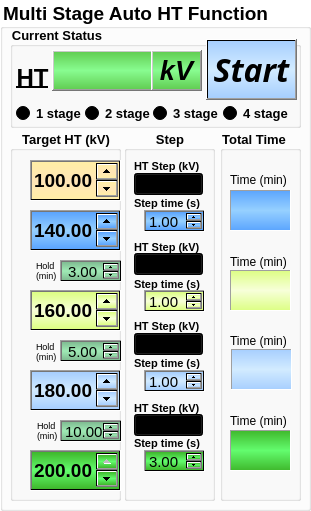
  <widget class="QGroupBox" name="groupBox">
   <property name="geometry">
    <rect>
     <x>5</x>
     <y>1</y>
     <width>311</width>
     <height>511</height>
    </rect>
   </property>
   <property name="font">
    <font>
     <family>Arial</family>
     <pointsize>14</pointsize>
     <weight>75</weight>
     <bold>true</bold>
    </font>
   </property>
   <property name="autoFillBackground">
    <bool>false</bool>
   </property>
   <property name="styleSheet">
    <string notr="true">background-color: qlineargradient(spread:pad, x1:0, y1:0, x2:1, y2:0, stop:0 rgba(225, 225, 225, 0));</string>
   </property>
   <property name="title">
    <string>Multi Stage Auto HT Function</string>
   </property>
   <property name="alignment">
    <set>Qt::AlignLeading|Qt::AlignLeft|Qt::AlignVCenter</set>
   </property>
   <widget class="QGroupBox" name="groupBox_3">
    <property name="geometry">
     <rect>
      <x>10</x>
      <y>130</y>
      <width>111</width>
      <height>371</height>
     </rect>
    </property>
    <property name="font">
     <font>
      <family>Arial</family>
      <pointsize>10</pointsize>
      <weight>75</weight>
      <bold>true</bold>
     </font>
    </property>
    <property name="title">
     <string>Target HT (kV)</string>
    </property>
    <property name="alignment">
     <set>Qt::AlignCenter</set>
    </property>
    <widget class="QDoubleSpinBox" name="doubleSpinBox_HT5">
     <property name="geometry">
      <rect>
       <x>20</x>
       <y>320</y>
       <width>91</width>
       <height>41</height>
      </rect>
     </property>
     <property name="font">
      <font>
       <family>Arial</family>
       <pointsize>14</pointsize>
       <weight>75</weight>
       <bold>true</bold>
      </font>
     </property>
     <property name="styleSheet">
      <string notr="true">background-color: qlineargradient(spread:reflect, x1:0, y1:0, x2:0, y2:0.5, stop:0 rgba(62, 183, 43, 255), stop:1 rgba(99, 252, 110, 255));</string>
     </property>
     <property name="alignment">
      <set>Qt::AlignRight|Qt::AlignTrailing|Qt::AlignVCenter</set>
     </property>
     <property name="maximum">
      <double>200.000000000000000</double>
     </property>
     <property name="value">
      <double>200.000000000000000</double>
     </property>
    </widget>
    <widget class="QDoubleSpinBox" name="doubleSpinBox_ST2">
     <property name="geometry">
      <rect>
       <x>50</x>
       <y>130</y>
       <width>62</width>
       <height>22</height>
      </rect>
     </property>
     <property name="font">
      <font>
       <family>Arial</family>
       <pointsize>11</pointsize>
      </font>
     </property>
     <property name="styleSheet">
      <string notr="true">background-color: qlineargradient(spread:reflect, x1:0, y1:0, x2:0, y2:0.5, stop:0 rgba(127, 187, 145, 255), stop:1 rgba(159, 234, 181, 255));</string>
     </property>
     <property name="alignment">
      <set>Qt::AlignCenter</set>
     </property>
     <property name="value">
      <double>3.000000000000000</double>
     </property>
    </widget>
    <widget class="QDoubleSpinBox" name="doubleSpinBox_HT1">
     <property name="geometry">
      <rect>
       <x>20</x>
       <y>30</y>
       <width>91</width>
       <height>41</height>
      </rect>
     </property>
     <property name="font">
      <font>
       <family>Arial</family>
       <pointsize>14</pointsize>
       <weight>75</weight>
       <bold>true</bold>
      </font>
     </property>
     <property name="styleSheet">
      <string notr="true">background-color: qlineargradient(spread:reflect, x1:0, y1:0, x2:0, y2:0.528, stop:0 rgba(255, 238, 165, 255), stop:1 rgba(255, 229, 183, 255));</string>
     </property>
     <property name="alignment">
      <set>Qt::AlignRight|Qt::AlignTrailing|Qt::AlignVCenter</set>
     </property>
     <property name="maximum">
      <double>200.000000000000000</double>
     </property>
     <property name="value">
      <double>100.000000000000000</double>
     </property>
    </widget>
    <widget class="QDoubleSpinBox" name="doubleSpinBox_HT2">
     <property name="geometry">
      <rect>
       <x>20</x>
       <y>80</y>
       <width>91</width>
       <height>41</height>
      </rect>
     </property>
     <property name="font">
      <font>
       <family>Arial</family>
       <pointsize>14</pointsize>
       <weight>75</weight>
       <bold>true</bold>
      </font>
     </property>
     <property name="styleSheet">
      <string notr="true">background-color: qlineargradient(spread:reflect, x1:0, y1:0, x2:0, y2:0.5, stop:0 rgba(90, 164, 254, 255), stop:1 rgba(150, 208, 255, 255));</string>
     </property>
     <property name="alignment">
      <set>Qt::AlignRight|Qt::AlignTrailing|Qt::AlignVCenter</set>
     </property>
     <property name="maximum">
      <double>200.000000000000000</double>
     </property>
     <property name="value">
      <double>140.000000000000000</double>
     </property>
    </widget>
    <widget class="QDoubleSpinBox" name="doubleSpinBox_HT4">
     <property name="geometry">
      <rect>
       <x>20</x>
       <y>240</y>
       <width>91</width>
       <height>41</height>
      </rect>
     </property>
     <property name="font">
      <font>
       <family>Arial</family>
       <pointsize>14</pointsize>
       <weight>75</weight>
       <bold>true</bold>
      </font>
     </property>
     <property name="styleSheet">
      <string notr="true">background-color: qlineargradient(spread:reflect, x1:0, y1:0, x2:0, y2:0.5, stop:0 rgba(166, 206, 254, 255), stop:1 rgba(210, 235, 255, 255));</string>
     </property>
     <property name="alignment">
      <set>Qt::AlignRight|Qt::AlignTrailing|Qt::AlignVCenter</set>
     </property>
     <property name="maximum">
      <double>200.000000000000000</double>
     </property>
     <property name="value">
      <double>180.000000000000000</double>
     </property>
    </widget>
    <widget class="QDoubleSpinBox" name="doubleSpinBox_ST4">
     <property name="geometry">
      <rect>
       <x>50</x>
       <y>290</y>
       <width>62</width>
       <height>22</height>
      </rect>
     </property>
     <property name="font">
      <font>
       <family>Arial</family>
       <pointsize>11</pointsize>
      </font>
     </property>
     <property name="styleSheet">
      <string notr="true">background-color: qlineargradient(spread:reflect, x1:0, y1:0, x2:0, y2:0.5, stop:0 rgba(127, 187, 145, 255), stop:1 rgba(159, 234, 181, 255));</string>
     </property>
     <property name="alignment">
      <set>Qt::AlignCenter</set>
     </property>
     <property name="value">
      <double>10.000000000000000</double>
     </property>
    </widget>
    <widget class="QDoubleSpinBox" name="doubleSpinBox_ST3">
     <property name="geometry">
      <rect>
       <x>50</x>
       <y>210</y>
       <width>62</width>
       <height>22</height>
      </rect>
     </property>
     <property name="font">
      <font>
       <family>Arial</family>
       <pointsize>11</pointsize>
      </font>
     </property>
     <property name="styleSheet">
      <string notr="true">background-color: qlineargradient(spread:reflect, x1:0, y1:0, x2:0, y2:0.5, stop:0 rgba(127, 187, 145, 255), stop:1 rgba(159, 234, 181, 255));</string>
     </property>
     <property name="alignment">
      <set>Qt::AlignCenter</set>
     </property>
     <property name="value">
      <double>5.000000000000000</double>
     </property>
    </widget>
    <widget class="QDoubleSpinBox" name="doubleSpinBox_HT3">
     <property name="geometry">
      <rect>
       <x>20</x>
       <y>160</y>
       <width>91</width>
       <height>41</height>
      </rect>
     </property>
     <property name="font">
      <font>
       <family>Arial</family>
       <pointsize>14</pointsize>
       <weight>75</weight>
       <bold>true</bold>
      </font>
     </property>
     <property name="styleSheet">
      <string notr="true">background-color: qlineargradient(spread:reflect, x1:0, y1:0, x2:0, y2:0.5, stop:0 rgba(220, 254, 130, 255), stop:1 rgba(247, 255, 217, 255));</string>
     </property>
     <property name="alignment">
      <set>Qt::AlignRight|Qt::AlignTrailing|Qt::AlignVCenter</set>
     </property>
     <property name="maximum">
      <double>200.000000000000000</double>
     </property>
     <property name="value">
      <double>160.000000000000000</double>
     </property>
    </widget>
    <widget class="QLabel" name="label_9">
     <property name="geometry">
      <rect>
       <x>26</x>
       <y>125</y>
       <width>31</width>
       <height>31</height>
      </rect>
     </property>
     <property name="font">
      <font>
       <family>Arial</family>
       <pointsize>7</pointsize>
      </font>
     </property>
     <property name="text">
      <string>Hold
(min)</string>
     </property>
    </widget>
    <widget class="QLabel" name="label_10">
     <property name="geometry">
      <rect>
       <x>26</x>
       <y>206</y>
       <width>31</width>
       <height>31</height>
      </rect>
     </property>
     <property name="font">
      <font>
       <family>Arial</family>
       <pointsize>7</pointsize>
      </font>
     </property>
     <property name="text">
      <string>Hold
(min)</string>
     </property>
    </widget>
    <widget class="QLabel" name="label_11">
     <property name="geometry">
      <rect>
       <x>27</x>
       <y>285</y>
       <width>31</width>
       <height>31</height>
      </rect>
     </property>
     <property name="font">
      <font>
       <family>Arial</family>
       <pointsize>7</pointsize>
      </font>
     </property>
     <property name="text">
      <string>Hold
(min)</string>
     </property>
    </widget>
   </widget>
   <widget class="QGroupBox" name="groupBox_4">
    <property name="geometry">
     <rect>
      <x>124</x>
      <y>130</y>
      <width>91</width>
      <height>371</height>
     </rect>
    </property>
    <property name="font">
     <font>
      <family>Arial</family>
      <pointsize>10</pointsize>
      <weight>75</weight>
      <bold>true</bold>
     </font>
    </property>
    <property name="title">
     <string>Step</string>
    </property>
    <property name="alignment">
     <set>Qt::AlignCenter</set>
    </property>
    <widget class="QDoubleSpinBox" name="doubleSpinBox_step4">
     <property name="geometry">
      <rect>
       <x>20</x>
       <y>320</y>
       <width>61</width>
       <height>22</height>
      </rect>
     </property>
     <property name="font">
      <font>
       <family>Arial</family>
       <pointsize>11</pointsize>
      </font>
     </property>
     <property name="styleSheet">
      <string notr="true">background-color: qlineargradient(spread:reflect, x1:0, y1:0, x2:0, y2:0.5, stop:0 rgba(62, 183, 43, 255), stop:1 rgba(99, 252, 110, 255));</string>
     </property>
     <property name="value">
      <double>3.000000000000000</double>
     </property>
    </widget>
    <widget class="QComboBox" name="comboBox">
     <property name="geometry">
      <rect>
       <x>10</x>
       <y>43</y>
       <width>69</width>
       <height>22</height>
      </rect>
     </property>
     <property name="font">
      <font>
       <family>Arial</family>
       <pointsize>12</pointsize>
       <weight>75</weight>
       <bold>true</bold>
      </font>
     </property>
     <property name="styleSheet">
      <string notr="true">background-color: qlineargradient(spread:reflect, x1:0, y1:0, x2:0, y2:0.5, stop:0 rgba(90, 164, 254, 255), stop:1 rgba(150, 208, 255, 255));</string>
     </property>
     <item>
      <property name="text">
       <string>0.05</string>
      </property>
     </item>
     <item>
      <property name="text">
       <string>0.1</string>
      </property>
     </item>
     <item>
      <property name="text">
       <string>0.2</string>
      </property>
     </item>
     <item>
      <property name="text">
       <string>0.5</string>
      </property>
     </item>
     <item>
      <property name="text">
       <string>1.0</string>
      </property>
     </item>
     <item>
      <property name="text">
       <string>2.0</string>
      </property>
     </item>
     <item>
      <property name="text">
       <string>5.0</string>
      </property>
     </item>
     <item>
      <property name="text">
       <string>10</string>
      </property>
     </item>
    </widget>
    <widget class="QLabel" name="label_23">
     <property name="geometry">
      <rect>
       <x>10</x>
       <y>270</y>
       <width>71</width>
       <height>16</height>
      </rect>
     </property>
     <property name="font">
      <font>
       <family>Arial</family>
       <pointsize>8</pointsize>
       <weight>75</weight>
       <bold>true</bold>
      </font>
     </property>
     <property name="text">
      <string>HT Step (kV)</string>
     </property>
    </widget>
    <widget class="QLabel" name="label_22">
     <property name="geometry">
      <rect>
       <x>10</x>
       <y>305</y>
       <width>71</width>
       <height>16</height>
      </rect>
     </property>
     <property name="font">
      <font>
       <family>Arial</family>
       <pointsize>8</pointsize>
       <weight>75</weight>
       <bold>true</bold>
      </font>
     </property>
     <property name="text">
      <string>Step time (s)</string>
     </property>
    </widget>
    <widget class="QComboBox" name="comboBox_2">
     <property name="geometry">
      <rect>
       <x>10</x>
       <y>123</y>
       <width>69</width>
       <height>22</height>
      </rect>
     </property>
     <property name="font">
      <font>
       <family>Arial</family>
       <pointsize>12</pointsize>
       <weight>75</weight>
       <bold>true</bold>
      </font>
     </property>
     <property name="styleSheet">
      <string notr="true">background-color: qlineargradient(spread:reflect, x1:0, y1:0, x2:0, y2:0.5, stop:0 rgba(220, 254, 130, 255), stop:1 rgba(247, 255, 217, 255));</string>
     </property>
     <item>
      <property name="text">
       <string>0.05</string>
      </property>
     </item>
     <item>
      <property name="text">
       <string>0.1</string>
      </property>
     </item>
     <item>
      <property name="text">
       <string>0.2</string>
      </property>
     </item>
     <item>
      <property name="text">
       <string>0.5</string>
      </property>
     </item>
     <item>
      <property name="text">
       <string>1.0</string>
      </property>
     </item>
     <item>
      <property name="text">
       <string>2.0</string>
      </property>
     </item>
     <item>
      <property name="text">
       <string>5.0</string>
      </property>
     </item>
     <item>
      <property name="text">
       <string>10</string>
      </property>
     </item>
    </widget>
    <widget class="QLabel" name="label_21">
     <property name="geometry">
      <rect>
       <x>10</x>
       <y>188</y>
       <width>71</width>
       <height>16</height>
      </rect>
     </property>
     <property name="font">
      <font>
       <family>Arial</family>
       <pointsize>8</pointsize>
       <weight>75</weight>
       <bold>true</bold>
      </font>
     </property>
     <property name="text">
      <string>HT Step (kV)</string>
     </property>
    </widget>
    <widget class="QComboBox" name="comboBox_3">
     <property name="geometry">
      <rect>
       <x>10</x>
       <y>203</y>
       <width>69</width>
       <height>22</height>
      </rect>
     </property>
     <property name="font">
      <font>
       <family>Arial</family>
       <pointsize>12</pointsize>
       <weight>75</weight>
       <bold>true</bold>
      </font>
     </property>
     <property name="styleSheet">
      <string notr="true">background-color: qlineargradient(spread:reflect, x1:0, y1:0, x2:0, y2:0.5, stop:0 rgba(166, 206, 254, 255), stop:1 rgba(210, 235, 255, 255));</string>
     </property>
     <item>
      <property name="text">
       <string>0.05</string>
      </property>
     </item>
     <item>
      <property name="text">
       <string>0.1</string>
      </property>
     </item>
     <item>
      <property name="text">
       <string>0.2</string>
      </property>
     </item>
     <item>
      <property name="text">
       <string>0.5</string>
      </property>
     </item>
     <item>
      <property name="text">
       <string>1.0</string>
      </property>
     </item>
     <item>
      <property name="text">
       <string>2.0</string>
      </property>
     </item>
     <item>
      <property name="text">
       <string>5.0</string>
      </property>
     </item>
     <item>
      <property name="text">
       <string>10</string>
      </property>
     </item>
    </widget>
    <widget class="QLabel" name="label_15">
     <property name="geometry">
      <rect>
       <x>10</x>
       <y>28</y>
       <width>71</width>
       <height>16</height>
      </rect>
     </property>
     <property name="font">
      <font>
       <family>Arial</family>
       <pointsize>8</pointsize>
       <weight>75</weight>
       <bold>true</bold>
      </font>
     </property>
     <property name="text">
      <string>HT Step (kV)</string>
     </property>
    </widget>
    <widget class="QLabel" name="label_17">
     <property name="geometry">
      <rect>
       <x>10</x>
       <y>65</y>
       <width>71</width>
       <height>16</height>
      </rect>
     </property>
     <property name="font">
      <font>
       <family>Arial</family>
       <pointsize>8</pointsize>
       <weight>75</weight>
       <bold>true</bold>
      </font>
     </property>
     <property name="text">
      <string>Step time (s)</string>
     </property>
    </widget>
    <widget class="QDoubleSpinBox" name="doubleSpinBox_step2">
     <property name="geometry">
      <rect>
       <x>20</x>
       <y>160</y>
       <width>61</width>
       <height>22</height>
      </rect>
     </property>
     <property name="font">
      <font>
       <family>Arial</family>
       <pointsize>11</pointsize>
      </font>
     </property>
     <property name="styleSheet">
      <string notr="true">background-color: qlineargradient(spread:reflect, x1:0, y1:0, x2:0, y2:0.5, stop:0 rgba(220, 254, 130, 255), stop:1 rgba(247, 255, 217, 255));</string>
     </property>
     <property name="value">
      <double>1.000000000000000</double>
     </property>
    </widget>
    <widget class="QLabel" name="label_20">
     <property name="geometry">
      <rect>
       <x>10</x>
       <y>225</y>
       <width>71</width>
       <height>16</height>
      </rect>
     </property>
     <property name="font">
      <font>
       <family>Arial</family>
       <pointsize>8</pointsize>
       <weight>75</weight>
       <bold>true</bold>
      </font>
     </property>
     <property name="text">
      <string>Step time (s)</string>
     </property>
    </widget>
    <widget class="QDoubleSpinBox" name="doubleSpinBox_step1">
     <property name="geometry">
      <rect>
       <x>20</x>
       <y>80</y>
       <width>61</width>
       <height>22</height>
      </rect>
     </property>
     <property name="font">
      <font>
       <family>Arial</family>
       <pointsize>11</pointsize>
      </font>
     </property>
     <property name="styleSheet">
      <string notr="true">background-color: qlineargradient(spread:reflect, x1:0, y1:0, x2:0, y2:0.5, stop:0 rgba(90, 164, 254, 255), stop:1 rgba(150, 208, 255, 255));</string>
     </property>
     <property name="value">
      <double>1.000000000000000</double>
     </property>
    </widget>
    <widget class="QLabel" name="label_19">
     <property name="geometry">
      <rect>
       <x>10</x>
       <y>109</y>
       <width>71</width>
       <height>16</height>
      </rect>
     </property>
     <property name="font">
      <font>
       <family>Arial</family>
       <pointsize>8</pointsize>
       <weight>75</weight>
       <bold>true</bold>
      </font>
     </property>
     <property name="text">
      <string>HT Step (kV)</string>
     </property>
    </widget>
    <widget class="QLabel" name="label_18">
     <property name="geometry">
      <rect>
       <x>10</x>
       <y>146</y>
       <width>71</width>
       <height>16</height>
      </rect>
     </property>
     <property name="font">
      <font>
       <family>Arial</family>
       <pointsize>8</pointsize>
       <weight>75</weight>
       <bold>true</bold>
      </font>
     </property>
     <property name="text">
      <string>Step time (s)</string>
     </property>
    </widget>
    <widget class="QDoubleSpinBox" name="doubleSpinBox_step3">
     <property name="geometry">
      <rect>
       <x>20</x>
       <y>240</y>
       <width>61</width>
       <height>22</height>
      </rect>
     </property>
     <property name="font">
      <font>
       <family>Arial</family>
       <pointsize>11</pointsize>
      </font>
     </property>
     <property name="styleSheet">
      <string notr="true">background-color: qlineargradient(spread:reflect, x1:0, y1:0, x2:0, y2:0.5, stop:0 rgba(166, 206, 254, 255), stop:1 rgba(210, 235, 255, 255));</string>
     </property>
     <property name="value">
      <double>1.000000000000000</double>
     </property>
    </widget>
    <widget class="QComboBox" name="comboBox_4">
     <property name="geometry">
      <rect>
       <x>10</x>
       <y>284</y>
       <width>69</width>
       <height>22</height>
      </rect>
     </property>
     <property name="font">
      <font>
       <family>Arial</family>
       <pointsize>12</pointsize>
       <weight>75</weight>
       <bold>true</bold>
      </font>
     </property>
     <property name="styleSheet">
      <string notr="true">background-color: qlineargradient(spread:reflect, x1:0, y1:0, x2:0, y2:0.5, stop:0 rgba(62, 183, 43, 255), stop:1 rgba(99, 252, 110, 255));</string>
     </property>
     <item>
      <property name="text">
       <string>0.05</string>
      </property>
     </item>
     <item>
      <property name="text">
       <string>0.1</string>
      </property>
     </item>
     <item>
      <property name="text">
       <string>0.2</string>
      </property>
     </item>
     <item>
      <property name="text">
       <string>0.5</string>
      </property>
     </item>
     <item>
      <property name="text">
       <string>1.0</string>
      </property>
     </item>
     <item>
      <property name="text">
       <string>2.0</string>
      </property>
     </item>
     <item>
      <property name="text">
       <string>5.0</string>
      </property>
     </item>
     <item>
      <property name="text">
       <string>10</string>
      </property>
     </item>
    </widget>
   </widget>
   <widget class="QGroupBox" name="groupBox_2">
    <property name="geometry">
     <rect>
      <x>10</x>
      <y>26</y>
      <width>291</width>
      <height>102</height>
     </rect>
    </property>
    <property name="font">
     <font>
      <family>Arial</family>
      <pointsize>10</pointsize>
      <weight>75</weight>
      <bold>true</bold>
     </font>
    </property>
    <property name="title">
     <string>Current Status</string>
    </property>
    <widget class="QRadioButton" name="radioButton_4">
     <property name="geometry">
      <rect>
       <x>213</x>
       <y>77</y>
       <width>71</width>
       <height>21</height>
      </rect>
     </property>
     <property name="font">
      <font>
       <family>Arial</family>
       <pointsize>10</pointsize>
       <weight>75</weight>
       <bold>true</bold>
      </font>
     </property>
     <property name="text">
      <string>4 stage</string>
     </property>
    </widget>
    <widget class="QRadioButton" name="radioButton">
     <property name="geometry">
      <rect>
       <x>6</x>
       <y>77</y>
       <width>71</width>
       <height>21</height>
      </rect>
     </property>
     <property name="font">
      <font>
       <family>Arial</family>
       <pointsize>10</pointsize>
       <weight>75</weight>
       <bold>true</bold>
      </font>
     </property>
     <property name="text">
      <string>1 stage</string>
     </property>
     <property name="checked">
      <bool>true</bool>
     </property>
    </widget>
    <widget class="QRadioButton" name="radioButton_3">
     <property name="geometry">
      <rect>
       <x>143</x>
       <y>77</y>
       <width>71</width>
       <height>21</height>
      </rect>
     </property>
     <property name="font">
      <font>
       <family>Arial</family>
       <pointsize>10</pointsize>
       <weight>75</weight>
       <bold>true</bold>
      </font>
     </property>
     <property name="text">
      <string>3 stage</string>
     </property>
    </widget>
    <widget class="QRadioButton" name="radioButton_2">
     <property name="geometry">
      <rect>
       <x>75</x>
       <y>77</y>
       <width>71</width>
       <height>21</height>
      </rect>
     </property>
     <property name="font">
      <font>
       <family>Arial</family>
       <pointsize>10</pointsize>
       <weight>75</weight>
       <bold>true</bold>
      </font>
     </property>
     <property name="text">
      <string>2 stage</string>
     </property>
    </widget>
    <widget class="QLabel" name="label_12">
     <property name="geometry">
      <rect>
       <x>42</x>
       <y>24</y>
       <width>101</width>
       <height>41</height>
      </rect>
     </property>
     <property name="font">
      <font>
       <family>Arial</family>
       <pointsize>20</pointsize>
       <weight>75</weight>
       <bold>true</bold>
      </font>
     </property>
     <property name="styleSheet">
      <string notr="true">background-color: qlineargradient(spread:reflect, x1:0, y1:0, x2:0, y2:0.5, stop:0 rgba(94, 201, 77, 255), stop:1 rgba(136, 252, 144, 255));</string>
     </property>
     <property name="frameShape">
      <enum>QFrame::WinPanel</enum>
     </property>
     <property name="frameShadow">
      <enum>QFrame::Raised</enum>
     </property>
     <property name="text">
      <string/>
     </property>
     <property name="textFormat">
      <enum>Qt::AutoText</enum>
     </property>
     <property name="alignment">
      <set>Qt::AlignRight|Qt::AlignTrailing|Qt::AlignVCenter</set>
     </property>
    </widget>
    <widget class="QPushButton" name="pushButton">
     <property name="geometry">
      <rect>
       <x>196</x>
       <y>13</y>
       <width>91</width>
       <height>61</height>
      </rect>
     </property>
     <property name="font">
      <font>
       <family>Century Gothic</family>
       <pointsize>24</pointsize>
       <weight>75</weight>
       <italic>true</italic>
       <bold>true</bold>
      </font>
     </property>
     <property name="styleSheet">
      <string notr="true">background-color: qlineargradient(spread:reflect, x1:0, y1:0, x2:0, y2:0.5, stop:0 rgba(166, 206, 254, 255), stop:1 rgba(210, 235, 255, 255));</string>
     </property>
     <property name="text">
      <string>Start</string>
     </property>
     <property name="checkable">
      <bool>false</bool>
     </property>
     <property name="checked">
      <bool>false</bool>
     </property>
     <property name="autoExclusive">
      <bool>false</bool>
     </property>
     <property name="default">
      <bool>false</bool>
     </property>
     <property name="flat">
      <bool>false</bool>
     </property>
    </widget>
    <widget class="QLabel" name="label_28">
     <property name="geometry">
      <rect>
       <x>141</x>
       <y>24</y>
       <width>51</width>
       <height>41</height>
      </rect>
     </property>
     <property name="font">
      <font>
       <family>Arial</family>
       <pointsize>20</pointsize>
       <weight>75</weight>
       <italic>true</italic>
       <bold>true</bold>
      </font>
     </property>
     <property name="styleSheet">
      <string notr="true">background-color: qlineargradient(spread:reflect, x1:0, y1:0, x2:0, y2:0.5, stop:0 rgba(94, 201, 77, 255), stop:1 rgba(136, 252, 144, 255));</string>
     </property>
     <property name="frameShape">
      <enum>QFrame::WinPanel</enum>
     </property>
     <property name="frameShadow">
      <enum>QFrame::Raised</enum>
     </property>
     <property name="text">
      <string>kV</string>
     </property>
     <property name="textFormat">
      <enum>Qt::AutoText</enum>
     </property>
     <property name="alignment">
      <set>Qt::AlignRight|Qt::AlignTrailing|Qt::AlignVCenter</set>
     </property>
    </widget>
    <widget class="QLabel" name="label_16">
     <property name="geometry">
      <rect>
       <x>2</x>
       <y>36</y>
       <width>41</width>
       <height>31</height>
      </rect>
     </property>
     <property name="font">
      <font>
       <family>Arial</family>
       <pointsize>18</pointsize>
       <weight>75</weight>
       <bold>true</bold>
       <underline>true</underline>
      </font>
     </property>
     <property name="text">
      <string>HT</string>
     </property>
     <property name="alignment">
      <set>Qt::AlignCenter</set>
     </property>
    </widget>
   </widget>
   <widget class="QGroupBox" name="groupBox_5">
    <property name="geometry">
     <rect>
      <x>220</x>
      <y>130</y>
      <width>81</width>
      <height>371</height>
     </rect>
    </property>
    <property name="font">
     <font>
      <family>Arial</family>
      <pointsize>10</pointsize>
      <weight>75</weight>
      <bold>true</bold>
     </font>
    </property>
    <property name="title">
     <string>Total Time</string>
    </property>
    <widget class="QLabel" name="label">
     <property name="geometry">
      <rect>
       <x>10</x>
       <y>60</y>
       <width>61</width>
       <height>41</height>
      </rect>
     </property>
     <property name="font">
      <font>
       <family>Arial</family>
       <pointsize>18</pointsize>
       <weight>75</weight>
       <bold>true</bold>
      </font>
     </property>
     <property name="styleSheet">
      <string notr="true">background-color: qlineargradient(spread:reflect, x1:0, y1:0, x2:0, y2:0.5, stop:0 rgba(90, 164, 254, 255), stop:1 rgba(150, 208, 255, 255));</string>
     </property>
     <property name="frameShape">
      <enum>QFrame::Panel</enum>
     </property>
     <property name="frameShadow">
      <enum>QFrame::Sunken</enum>
     </property>
     <property name="text">
      <string/>
     </property>
     <property name="alignment">
      <set>Qt::AlignCenter</set>
     </property>
    </widget>
    <widget class="QLabel" name="label_5">
     <property name="geometry">
      <rect>
       <x>10</x>
       <y>34</y>
       <width>61</width>
       <height>31</height>
      </rect>
     </property>
     <property name="font">
      <font>
       <family>Arial</family>
       <pointsize>9</pointsize>
      </font>
     </property>
     <property name="text">
      <string>Time (min)</string>
     </property>
    </widget>
    <widget class="QLabel" name="label_4">
     <property name="geometry">
      <rect>
       <x>10</x>
       <y>300</y>
       <width>61</width>
       <height>41</height>
      </rect>
     </property>
     <property name="font">
      <font>
       <family>Arial</family>
       <pointsize>18</pointsize>
       <weight>75</weight>
       <bold>true</bold>
      </font>
     </property>
     <property name="styleSheet">
      <string notr="true">background-color: qlineargradient(spread:reflect, x1:0, y1:0, x2:0, y2:0.5, stop:0 rgba(62, 183, 43, 255), stop:1 rgba(99, 252, 110, 255));</string>
     </property>
     <property name="frameShape">
      <enum>QFrame::Panel</enum>
     </property>
     <property name="frameShadow">
      <enum>QFrame::Sunken</enum>
     </property>
     <property name="text">
      <string/>
     </property>
     <property name="alignment">
      <set>Qt::AlignCenter</set>
     </property>
    </widget>
    <widget class="QLabel" name="label_2">
     <property name="geometry">
      <rect>
       <x>10</x>
       <y>140</y>
       <width>61</width>
       <height>41</height>
      </rect>
     </property>
     <property name="font">
      <font>
       <family>Arial</family>
       <pointsize>18</pointsize>
       <weight>75</weight>
       <bold>true</bold>
      </font>
     </property>
     <property name="styleSheet">
      <string notr="true">background-color: qlineargradient(spread:reflect, x1:0, y1:0, x2:0, y2:0.5, stop:0 rgba(220, 254, 130, 255), stop:1 rgba(247, 255, 217, 255));</string>
     </property>
     <property name="frameShape">
      <enum>QFrame::Panel</enum>
     </property>
     <property name="frameShadow">
      <enum>QFrame::Sunken</enum>
     </property>
     <property name="text">
      <string/>
     </property>
     <property name="alignment">
      <set>Qt::AlignCenter</set>
     </property>
    </widget>
    <widget class="QLabel" name="label_3">
     <property name="geometry">
      <rect>
       <x>11</x>
       <y>219</y>
       <width>61</width>
       <height>41</height>
      </rect>
     </property>
     <property name="font">
      <font>
       <family>Arial</family>
       <pointsize>18</pointsize>
       <weight>75</weight>
       <bold>true</bold>
      </font>
     </property>
     <property name="styleSheet">
      <string notr="true">background-color: qlineargradient(spread:reflect, x1:0, y1:0, x2:0, y2:0.5, stop:0 rgba(166, 206, 254, 255), stop:1 rgba(210, 235, 255, 255));</string>
     </property>
     <property name="frameShape">
      <enum>QFrame::Panel</enum>
     </property>
     <property name="frameShadow">
      <enum>QFrame::Sunken</enum>
     </property>
     <property name="text">
      <string/>
     </property>
     <property name="alignment">
      <set>Qt::AlignCenter</set>
     </property>
    </widget>
    <widget class="QLabel" name="label_44">
     <property name="geometry">
      <rect>
       <x>10</x>
       <y>116</y>
       <width>61</width>
       <height>31</height>
      </rect>
     </property>
     <property name="font">
      <font>
       <family>Arial</family>
       <pointsize>9</pointsize>
      </font>
     </property>
     <property name="text">
      <string>Time (min)</string>
     </property>
    </widget>
    <widget class="QLabel" name="label_45">
     <property name="geometry">
      <rect>
       <x>10</x>
       <y>195</y>
       <width>61</width>
       <height>31</height>
      </rect>
     </property>
     <property name="font">
      <font>
       <family>Arial</family>
       <pointsize>9</pointsize>
      </font>
     </property>
     <property name="text">
      <string>Time (min)</string>
     </property>
    </widget>
    <widget class="QLabel" name="label_46">
     <property name="geometry">
      <rect>
       <x>10</x>
       <y>275</y>
       <width>61</width>
       <height>31</height>
      </rect>
     </property>
     <property name="font">
      <font>
       <family>Arial</family>
       <pointsize>9</pointsize>
      </font>
     </property>
     <property name="text">
      <string>Time (min)</string>
     </property>
    </widget>
   </widget>
  </widget>
